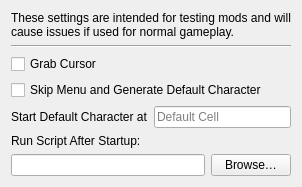
     <widget class="QWidget" name="Testing">
      <attribute name="title">
       <string>Testing</string>
      </attribute>
      <layout class="QVBoxLayout">
       <item>
        <widget class="QLabel" name="testingLabel">
         <property name="text">
          <string>These settings are intended for testing mods and will cause issues if used for normal gameplay.</string>
         </property>
         <property name="wordWrap">
          <bool>true</bool>
         </property>
        </widget>
       </item>
       <item>
        <widget class="Line" name="testingLine">
         <property name="orientation">
          <enum>Qt::Horizontal</enum>
         </property>
        </widget>
       </item>
       <item>
        <widget class="QCheckBox" name="grabCursorCheckBox">
         <property name="toolTip">
          <string>&lt;html&gt;&lt;head/&gt;&lt;body&gt;&lt;p&gt;OpenMW will capture control of the cursor if this setting is true.&lt;/p&gt;&lt;p&gt;In “look mode”, OpenMW will center the cursor regardless of the value of this setting (since the cursor/crosshair is always centered in the OpenMW window). However, in GUI mode, this setting determines the behavior when the cursor is moved outside the OpenMW window. If true, the cursor movement stops at the edge of the window preventing access to other applications. If false, the cursor is allowed to move freely on the desktop.&lt;/p&gt;&lt;p&gt;This setting does not apply to the screen where escape has been pressed, where the cursor is never captured. Regardless of this setting “Alt-Tab” or some other operating system dependent key sequence can be used to allow the operating system to regain control of the mouse cursor. This setting interacts with the minimize on focus loss setting by affecting what counts as a focus loss. Specifically on a two-screen configuration it may be more convenient to access the second screen with setting disabled.&lt;/p&gt;&lt;p&gt;Note for developers: it’s desirable to have this setting disabled when running the game in a debugger, to prevent the mouse cursor from becoming unusable when the game pauses on a breakpoint.&lt;/p&gt;&lt;/body&gt;&lt;/html&gt;</string>
         </property>
         <property name="text">
          <string>Grab Cursor</string>
         </property>
        </widget>
       </item>
       <item>
        <widget class="QCheckBox" name="skipMenuCheckBox">
         <property name="text">
          <string>Skip Menu and Generate Default Character</string>
         </property>
        </widget>
       </item>
       <item>
        <layout class="QHBoxLayout" name="startDefaultCharacterAtHorizontalLayout">
         <item>
          <spacer name="startDefaultCharacterAtHorizontalSpacer">
           <property name="orientation">
            <enum>Qt::Horizontal</enum>
           </property>
           <property name="sizeType">
            <enum>QSizePolicy::Fixed</enum>
           </property>
           <property name="sizeHint" stdset="0">
            <size>
             <width>0</width>
             <height>0</height>
            </size>
           </property>
          </spacer>
         </item>
         <item>
          <widget class="QLabel" name="startDefaultCharacterAtLabel">
           <property name="text">
            <string>Start Default Character at</string>
           </property>
          </widget>
         </item>
         <item>
          <widget class="QLineEdit" name="startDefaultCharacterAtField">
           <property name="placeholderText">
            <string>Default Cell</string>
           </property>
          </widget>
         </item>
        </layout>
       </item>
       <item>
        <widget class="QLabel" name="label">
         <property name="text">
          <string>Run Script After Startup:</string>
         </property>
        </widget>
       </item>
       <item>
        <layout class="QHBoxLayout" name="runScriptAfterStartupHorizontalLayout">
         <item>
          <widget class="QLineEdit" name="runScriptAfterStartupField"/>
         </item>
         <item>
          <widget class="QPushButton" name="runScriptAfterStartupBrowseButton">
           <property name="text">
            <string>Browse…</string>
           </property>
          </widget>
         </item>
        </layout>
       </item>
       <item>
        <spacer>
         <property name="orientation">
          <enum>Qt::Vertical</enum>
         </property>
         <property name="sizeHint" stdset="0">
          <size>
           <width>0</width>
           <height>0</height>
          </size>
         </property>
        </spacer>
       </item>
      </layout>
     </widget>
